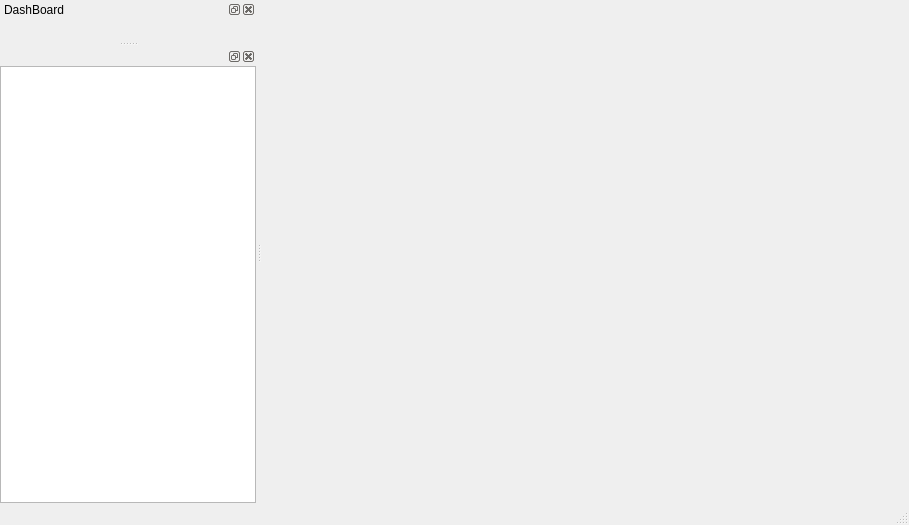
<?xml version="1.0" encoding="UTF-8"?>
<ui version="4.0">
 <class>MainWindow</class>
 <widget class="QMainWindow" name="MainWindow">
  <property name="geometry">
   <rect>
    <x>0</x>
    <y>0</y>
    <width>909</width>
    <height>525</height>
   </rect>
  </property>
  <property name="windowTitle">
   <string>MainWindow</string>
  </property>
  <widget class="QWidget" name="centralwidget">
   <layout class="QGridLayout" name="gridLayout">
    <property name="leftMargin">
     <number>0</number>
    </property>
    <property name="topMargin">
     <number>0</number>
    </property>
    <property name="rightMargin">
     <number>0</number>
    </property>
    <property name="bottomMargin">
     <number>0</number>
    </property>
    <property name="spacing">
     <number>0</number>
    </property>
    <item row="0" column="0">
     <widget class="QStackedWidget" name="stackedWidget">
      <property name="currentIndex">
       <number>0</number>
      </property>
      <widget class="QWidget" name="pageScripts"/>
      <widget class="QWidget" name="pageHelp">
       <layout class="QVBoxLayout" name="verticalLayout_3">
        <item>
         <widget class="QTextBrowser" name="helpBrowser">
          <property name="openExternalLinks">
           <bool>true</bool>
          </property>
         </widget>
        </item>
       </layout>
      </widget>
      <widget class="QWidget" name="pageOnline">
       <layout class="QHBoxLayout" name="horizontalLayout">
        <item>
         <widget class="QFrame" name="frameTreeTables">
          <property name="maximumSize">
           <size>
            <width>150</width>
            <height>16777215</height>
           </size>
          </property>
          <property name="frameShape">
           <enum>QFrame::StyledPanel</enum>
          </property>
          <property name="frameShadow">
           <enum>QFrame::Raised</enum>
          </property>
          <layout class="QVBoxLayout" name="verticalLayout_5">
           <property name="leftMargin">
            <number>0</number>
           </property>
           <property name="topMargin">
            <number>0</number>
           </property>
           <property name="rightMargin">
            <number>0</number>
           </property>
           <item>
            <widget class="QTreeWidget" name="treeOnline">
             <property name="maximumSize">
              <size>
               <width>150</width>
               <height>16777215</height>
              </size>
             </property>
             <column>
              <property name="text">
               <string notr="true">1</string>
              </property>
             </column>
            </widget>
           </item>
          </layout>
         </widget>
        </item>
        <item>
         <widget class="QFrame" name="frameOnline">
          <property name="frameShape">
           <enum>QFrame::StyledPanel</enum>
          </property>
          <property name="frameShadow">
           <enum>QFrame::Raised</enum>
          </property>
         </widget>
        </item>
       </layout>
      </widget>
      <widget class="QWidget" name="pageMisc"/>
     </widget>
    </item>
   </layout>
  </widget>
  <widget class="QMenuBar" name="menubar">
   <property name="geometry">
    <rect>
     <x>0</x>
     <y>0</y>
     <width>909</width>
     <height>21</height>
    </rect>
   </property>
  </widget>
  <widget class="QStatusBar" name="statusbar"/>
  <widget class="QDockWidget" name="dockCache">
   <property name="sizePolicy">
    <sizepolicy hsizetype="MinimumExpanding" vsizetype="Preferred">
     <horstretch>0</horstretch>
     <verstretch>0</verstretch>
    </sizepolicy>
   </property>
   <property name="maximumSize">
    <size>
     <width>524287</width>
     <height>524287</height>
    </size>
   </property>
   <property name="windowTitle">
    <string>DashBoard</string>
   </property>
   <attribute name="dockWidgetArea">
    <number>1</number>
   </attribute>
   <widget class="QWidget" name="dockWidgetContents">
    <layout class="QVBoxLayout" name="verticalLayout">
     <property name="spacing">
      <number>0</number>
     </property>
     <property name="leftMargin">
      <number>0</number>
     </property>
     <property name="topMargin">
      <number>0</number>
     </property>
     <property name="rightMargin">
      <number>0</number>
     </property>
     <property name="bottomMargin">
      <number>0</number>
     </property>
    </layout>
   </widget>
  </widget>
  <widget class="QDockWidget" name="dockAdvantage">
   <attribute name="dockWidgetArea">
    <number>1</number>
   </attribute>
   <widget class="QWidget" name="dockWidgetContents_2">
    <layout class="QVBoxLayout" name="verticalLayout_2">
     <property name="spacing">
      <number>0</number>
     </property>
     <property name="leftMargin">
      <number>0</number>
     </property>
     <property name="topMargin">
      <number>0</number>
     </property>
     <property name="rightMargin">
      <number>0</number>
     </property>
     <property name="bottomMargin">
      <number>0</number>
     </property>
     <item>
      <widget class="QTreeWidget" name="treeWidget_2">
       <attribute name="headerVisible">
        <bool>false</bool>
       </attribute>
       <column>
        <property name="text">
         <string notr="true">1</string>
        </property>
       </column>
      </widget>
     </item>
    </layout>
   </widget>
  </widget>
 </widget>
 <resources>
  <include location="dbu.qrc"/>
 </resources>
 <connections/>
</ui>
